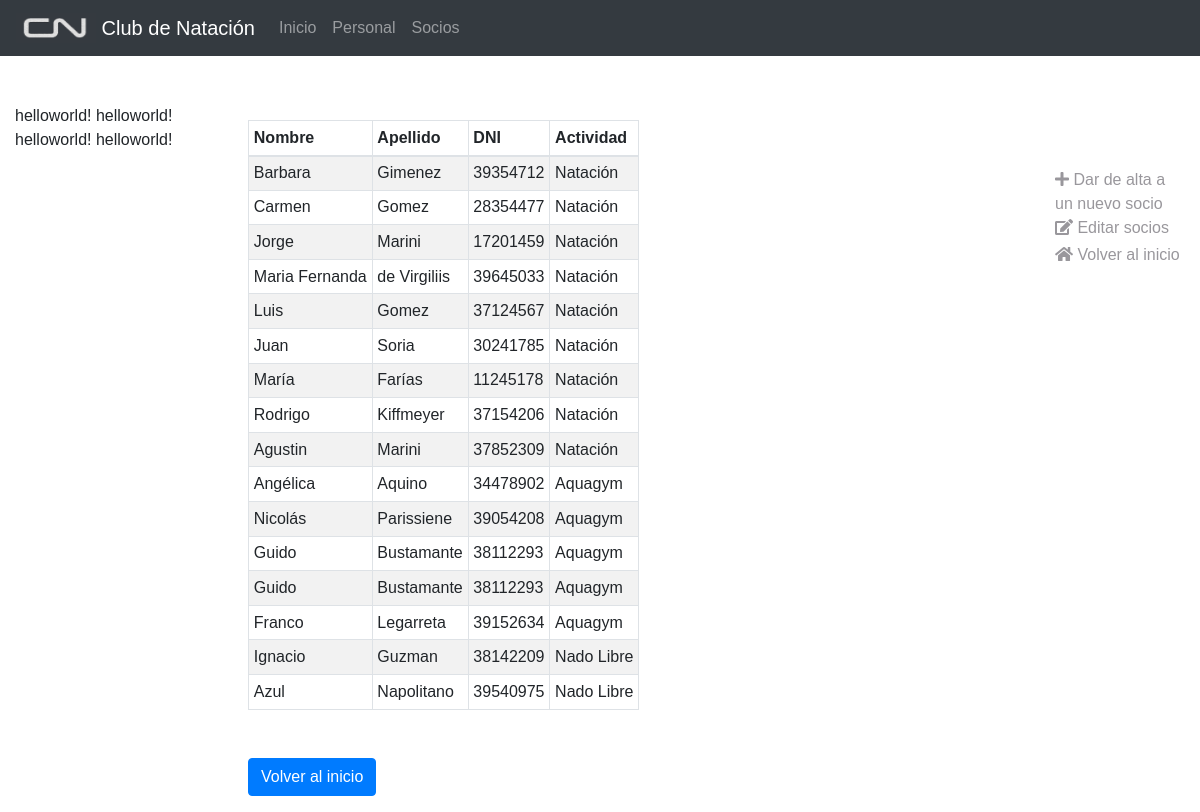
The page /nuevaconsulta.php on the database its author committed.
### tables this page shows
CREATE TABLE `socio_actividad` (
  `socio_id` int(11) NOT NULL,
  `actividad_id` int(11) NOT NULL
);

CREATE TABLE `socios` (
  `id_socio` int(11) NOT NULL,
  `nombre` varchar(50) NOT NULL,
  `apellido` varchar(50) NOT NULL,
  `telefono` int(11) NOT NULL,
  `DNI` int(11) NOT NULL,
  `direccion` varchar(50) NOT NULL
);

CREATE TABLE `actividades` (
  `id_actividad` int(11) NOT NULL,
  `nombre` varchar(30) NOT NULL,
  `nivel` varchar(15) DEFAULT NULL,
  `personal_id` int(11) DEFAULT NULL,
  `cupos` int(11) NOT NULL
);

### nuevaconsulta.php (the view, shortened to what this page needs)
<!DOCTYPE html>
<html>
	<head>
	<link rel="stylesheet" href="/object/css/bootstrap.css">
	<link rel="stylesheet" href="https://use.fontawesome.com/releases/v5.3.1/css/all.css">
	</head>
	<body>
		<nav class="navbar navbar-expand-lg navbar-dark bg-dark" style="position: sticky; top: 0;">
		    <a class="navbar-brand" href="#">
		    <img src="/object/images/CN_logo_black.jpg" width="80" height="30" class="d-inline-block align-top" alt="">
		    Club de Natación
		  </a>
		  <div class="collapse navbar-collapse" id="navbarText">
		    <ul class="navbar-nav mr-auto">
		      <li class="nav-item">
		        <a class="nav-link" href="index.html">Inicio <span class="sr-only">(current)</span></a>
		      </li>
		      <li class="nav-item">
		        <a class="nav-link" href="FichasEmpleados.php">Personal</a>
		      </li>
		      <li class="nav-item">
		        <a class="nav-link" href="crud.php">Socios</a>
		      </li>
		    </ul>
		  </div>
		</nav>
		<div class="container-fluid" style="margin-top: 3rem;">
			<div class="row flex-xl-nowrap">
				<div class="col-12 col-md-3 col-xl-2 bd-sidebar">
					helloworld!
					helloworld!
					helloworld!
					helloworld!
				</div>
				<main class="col-12 col-md-9 col-xl-8 py-md-3 pl-md-5 bd-content">
					<?php
					$pdo = conectar();
					$consulta=$pdo->prepare("SELECT socios.nombre as socio, socios.apellido, socios.DNI, socio_actividad.actividad_id, actividades.nombre FROM socios JOIN socio_actividad ON socios.id_socio = socio_actividad.socio_id JOIN actividades ON socio_actividad.actividad_id = actividades.id_actividad ;");
						$consulta -> execute();
						$resultado = $consulta->fetchAll(PDO::FETCH_ASSOC);
						echo '<table class="table-striped table-hover table-sm table-bordered">
								<tr>
									<thead class="thead-dark">
										<th scope="col">Nombre</th>
										<th scope="col">Apellido</th>
										<th scope="col"> DNI </th>
										<th scope="col">Actividad</th>
									</thead>
								</tr>
									<tbody>';
						foreach ($resultado as $elSocio) {
						    echo '<tr>';
						    echo '<td>'.$elSocio['socio'].'</td>';
						    echo '<td>'.$elSocio['apellido'].'</td>';
						    echo '<td>'.$elSocio['DNI'].'</td>';
						    echo '<td>'.$elSocio['nombre'].'</td>';
						    echo '</tr>';
						}
						echo '</tbody></table><br><br>';
					?>
					<a href="index.html" class="btn btn-primary">Volver al inicio</a>
				</main>
				<div class="d-none d-xl-block col-xl-2 bd-toc">
					<ul class="section-nav" style="list-style: none; margin-top: 4rem;">
						<li class="toc-entry toc-h2">
							<a href="formAlta.php" style="color:#99979c">
								<i class="fa fa-plus" aria-hidden="true"></i> Dar de alta a un nuevo socio
							</a>
						</li>
						<li class="toc-entry toc-h2">
							<a href="crud.php" style="color:#99979c">
								<i class="fa fa-edit" aria-hidden="true"></i> Editar socios
							</a>
						</li>
						<li class="toc-entry toc-h2" style="margin-top: 3px;">
							<a href="index.html" style="color:#99979c;">
								<i class="fa fa-home" aria-hidden="true"></i> Volver al inicio
							</a>
						</li>
					</ul>
				</div>
			</div>
		</div>
	</body>
</html>

### nuevaconsulta.php (style rules this page uses)
body { font-family: Arial; }

### rows shown on the page
socio_actividad: socio.nombre "Barbara", socio.apellido "Gimenez", socio.DNI "39354712", actividad.nombre "Natación"
socio_actividad: socio.nombre "Carmen", socio.apellido "Gomez", socio.DNI "28354477", actividad.nombre "Natación"
socio_actividad: socio.nombre "Jorge", socio.apellido "Marini", socio.DNI "17201459", actividad.nombre "Natación"
socio_actividad: socio.nombre "Maria Fernanda", socio.apellido "de Virgiliis", socio.DNI "39645033", actividad.nombre "Natación"
socio_actividad: socio.nombre "Luis", socio.apellido "Gomez", socio.DNI "37124567", actividad.nombre "Natación"
socio_actividad: socio.nombre "Juan", socio.apellido "Soria", socio.DNI "30241785", actividad.nombre "Natación"
socio_actividad: socio.nombre "María", socio.apellido "Farías", socio.DNI "11245178", actividad.nombre "Natación"
socio_actividad: socio.nombre "Rodrigo", socio.apellido "Kiffmeyer", socio.DNI "37154206", actividad.nombre "Natación"
socio_actividad: socio.nombre "Agustin", socio.apellido "Marini", socio.DNI "37852309", actividad.nombre "Natación"
socio_actividad: socio.nombre "Angélica", socio.apellido "Aquino", socio.DNI "34478902", actividad.nombre "Aquagym"
socio_actividad: socio.nombre "Nicolás", socio.apellido "Parissiene", socio.DNI "39054208", actividad.nombre "Aquagym"
socio_actividad: socio.nombre "Guido", socio.apellido "Bustamante", socio.DNI "38112293", actividad.nombre "Aquagym"
socio_actividad: socio.nombre "Guido", socio.apellido "Bustamante", socio.DNI "38112293", actividad.nombre "Aquagym"
socio_actividad: socio.nombre "Franco", socio.apellido "Legarreta", socio.DNI "39152634", actividad.nombre "Aquagym"
socio_actividad: socio.nombre "Ignacio", socio.apellido "Guzman", socio.DNI "38142209", actividad.nombre "Nado Libre"
socio_actividad: socio.nombre "Azul", socio.apellido "Napolitano", socio.DNI "39540975", actividad.nombre "Nado Libre"
